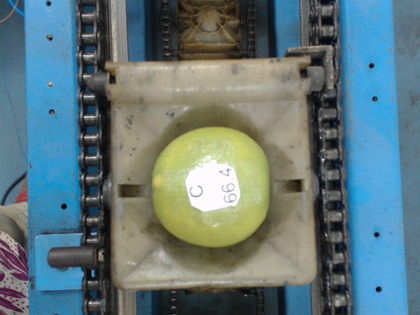
%> input picture imageProc/FinalSingleTableImages/2.bmp, 420 x 315 px, shrunk from 640 x 480 before the run
$ octave FourierHarmonicsprog.m   (GNU Octave 9; MATLAB toolbox functions it lacks are replaced by stand-ins)
%> lines starting %> are read from the running program, lines starting %| are printed output that depends on the picture; in (x1, y1, x2, y2) boxes, pixels count from 0 and x2, y2 are one past the last pixel; in counts of white or black regions, pixels touching at a corner belong together; the program's own positions count from 1
### imageProc/matlab codes/Contourfn.m
function [ a ] = Contourfn ( bw )

%   To find the contour of a b/w image

for i = 1:size(bw,1)-1
    for j = 1:size(bw,2)-1
        if (bw(i,j)==1 && bw(i,j+1)==0)
                a1(i,j)=0;
        elseif (bw(i,j)==0 && bw(i,j+1)==1)
                a1(i,j)=0;
        else
                a1(i,j)=1;
        end
    end
end
for i = 1:size(bw,1)-1
    for j = 1:size(bw,2)-1
        if (bw(i,j)==1 && bw(i+1,j)==0)
                a2(i,j)=0;
        elseif (bw(i,j)==0 && bw(i+1,j)==1)
                a2(i,j)=0;
        else
                a2(i,j)=1;
        end
    end
end

for i = 1:size(bw,1)-1
    for j = 1:size(bw,2)-1
        if (a1(i,j)==0 || a2(i,j)==0)
                a(i,j)=0;
        else
                a(i,j)=1;
        end
    end
end

a = ~a;
a = bwperim(a);
a = bwmorph(a,'thin',Inf);


end

### imageProc/matlab codes/FourierHarmonicsprog.m
I = imread('D:\matlab files\img\Shape\2.bmp');
%> I is the input picture: size 315x420x3 uint8; mean R, G, B 97.9, 120.5, 123.9
gray = rgb2gray(I);
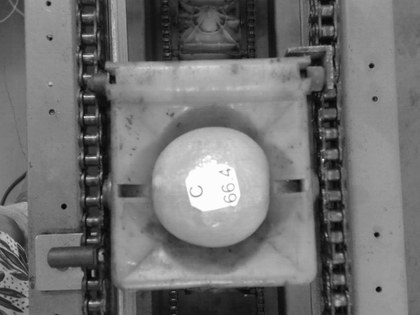
%> gray: size 315x420 uint8; min 7, max 255, mean 114.2
bw = im2bw(gray, 0.77);
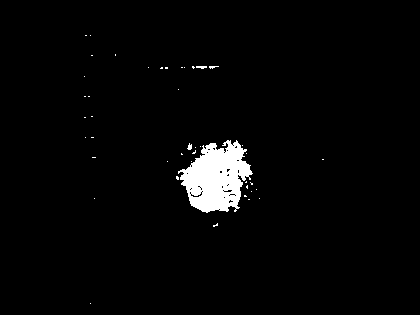
%> bw: size 315x420 logical; 2.7% white; 44 white regions (41 under 20 px), largest, box (x1, y1, x2, y2) and area: (178, 140, 253, 213) 3396, (196, 66, 207, 69) 25, (187, 143, 192, 150) 23
cont = Contourfn(bw);
%> after the loop in Contourfn, `for i = 1:size(bw,1)-1`:
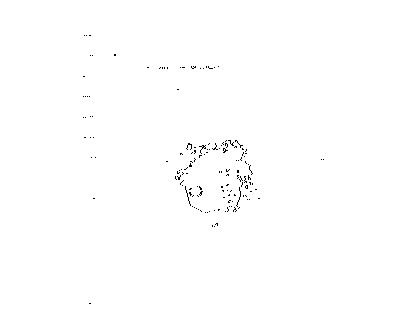
%> a1: size 314x419 double; values 0 (black) and 1 (white), 99.6% white; black in thin lines or dots, all inside (x1, y1, x2, y2) = (83, 35, 324, 304)
%> after the loop in Contourfn, `for i = 1:size(bw,1)-1`:
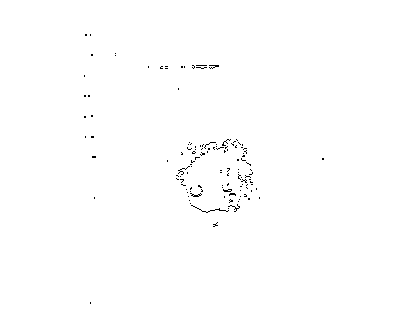
%> a2: size 314x419 double; values 0 (black) and 1 (white), 99.6% white; black in thin lines or dots, all inside (x1, y1, x2, y2) = (84, 34, 324, 304)
%> after the loop in Contourfn, `for i = 1:size(bw,1)-1`:
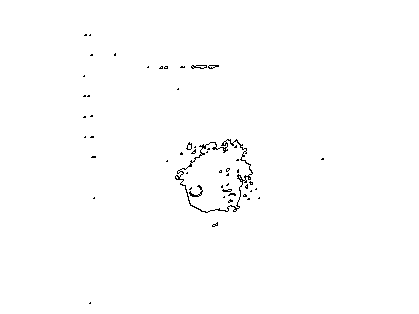
%> a: size 314x419 double; values 0 (black) and 1 (white), 99.3% white; black in thin lines or dots, all inside (x1, y1, x2, y2) = (83, 34, 324, 304)
%> in Contourfn, `a = bwmorph(a,'thin',Inf);`:
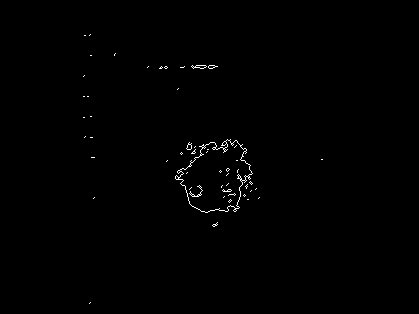
%> a: size 314x419 logical; 0.48% white in thin lines or dots, all inside (x1, y1, x2, y2) = (83, 34, 323, 304)
imshow(cont);

[a b]= find(cont==1);
%> a = 625 values from 35 to 304; b = 625 values from 84 to 323
cont2 = [b a];
%> cont2 = 625 rows, first 12: [84 77; 84 97; 84 118; 85 36; 85 76; 85 97; 85 118; 85 138; 86 36; 86 137; 88 97; 89 97]

N = 256;
x = length(cont2);
%> x = 625
n = linspace(1,x,256);
%> n = 256 values from 1 to 625
n = floor(n);
conn1 = zeros(N,2);
for i = 1:N
    conn1(i,:) = cont2(n(i),:);
end
%> after the loop, conn1 = 256 rows, first 12: [84 77; 84 118; 85 76; 85 138; 86 137; 90 36; 91 35; 91 138; 92 56; 92 158; 93 158; 94 199]

centroid = regionprops(cont,'centroid');
%> centroid = 53 regions; first 5, Centroid: [84.5 76.5], [84.5 97], [84.5 118], [85.5 36], [85.5 137.5]
centroid = centroid.Centroid;
%> centroid = [84.5 76.5]
r1 = zeros(size(conn1,1),1);
for i = 1:size(conn1,1)
    xk = conn1(i,1);
    yk = conn1(i,2);
    r1(i,1) = hypot((xk - centroid(1)),(yk - centroid(2)));
end
%> this loop made 256 passes
%> (xk, yk) on passes 1 to 3: (84, 77), (84, 118), (85, 76)
%> after the loop, r1 = 256 values, max 252.7 at index 256, min 0.707 at index 1, mean 154.5

f = zeros(11,1);

%heuristic shape separator
for u = 1:11,
    xy = 0;
    for k = 1:N
        xy = xy + r1(k)*exp(-2*pi*(u-1)*k/N);
    end
    f(u) = 1/N *xy;
end
%> after the loop, f = [154.5; 16.82; 6.49; 3.53; 2.25; 1.57; 1.16; 0.903; 0.723; 0.594; 0.497]

S1 = 0; S2=0; S3=0;
m = 1;
for l = 1:10
    S1 = S1 + f(l)*l^m;
end
%> this loop made 10 passes
%> S1 on passes 1 to 10: 154.5, 188.1, 207.6, 221.7, 232.9, 242.4, 250.5, 257.7, 264.2, 270.2

m = 2;
for l = 1:10
    S2 = S2 + f(l)*l^m;
end
%> this loop made 10 passes
%> S2 on passes 1 to 10: 154.5, 221.7, 280.2, 336.7, 392.9, 449.3, 506.4, 564.1, 622.7, 682.1

m = 3;
for l = 1:10
    S3 = S3 + f(l)*l^m;
end
%> this loop made 10 passes
%> S3 on passes 1 to 10: 154.5, 289, 464.3, 690.4, 971.3, 1310, 1709.2, 2171.5, 2698.7, 3292.6

S=[S1;S2;S3];
%> S = [270.2; 682.1; 3292.6]

$ run again, with imageProc/FinalSingleTableImages/1.bmp copied over imageProc/FinalSingleTableImages/2.bmp
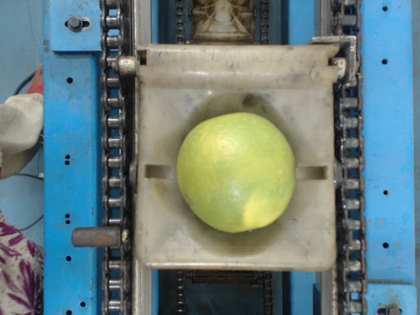
%> input picture imageProc/FinalSingleTableImages/1.bmp, 420 x 315 px, shrunk from 640 x 480 before the run
%> I is the input picture: size 315x420x3 uint8; mean R, G, B 105.3, 127.4, 127.5
%> bw: size 315x420 logical; 3.5% white; 69 white regions (59 under 20 px), largest, box (x1, y1, x2, y2) and area: (200, 116, 274, 197) 2935, (243, 187, 276, 226) 848, (225, 50, 264, 59) 186
%> after the loop in Contourfn, `for i = 1:size(bw,1)-1`:
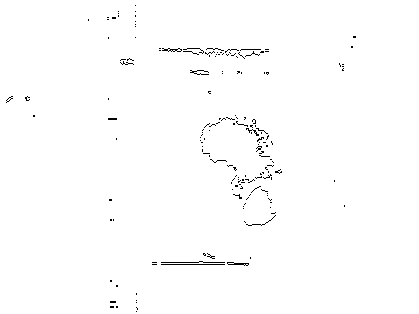
%> a2: size 314x419 double; values 0 (black) and 1 (white), 99.2% white; black in thin lines or dots, all inside (x1, y1, x2, y2) = (6, 5, 356, 312)
%> in Contourfn, `a = bwmorph(a,'thin',Inf);`:
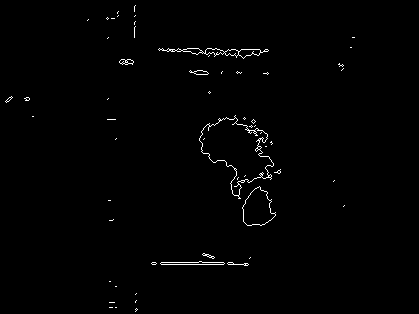
%> a: size 314x419 logical; 0.89% white in thin lines or dots, all inside (x1, y1, x2, y2) = (5, 5, 355, 312)
%> `[a b]= find(cont==1);`: a = 1174 values from 6 to 312; b = 1174 values from 6 to 355
%> cont2 = 1174 rows, first 12: [6 102; 7 101; 7 103; 8 100; 8 102; 9 99; 9 102; 10 98; 10 101; 11 98; 11 100; 12 97]
%> x = 1174
%> n = 256 values from 1 to 1174
%> after the loop `for i = 1:N`: conn1 = 256 rows, first 12: [6 102; 8 102; 11 98; 13 98; 27 100; 29 101; 34 117; 108 20; 109 19; 110 120; 110 308; 111 282]
%> `centroid = regionprops(cont,'centroid');`: centroid = 58 regions; first 5, Centroid: [9.5 100], [27.7 99.6], [33.5 117], [88.5 20.5], [108 19]
%> `centroid = centroid.Centroid;`: centroid = [9.5 100]
%> the loop `for i = 1:size(conn1,1)` made 256 passes
%> (xk, yk) on passes 1 to 3: (6, 102), (8, 102), (11, 98)
%> after the loop `for i = 1:size(conn1,1)`: r1 = 256 values, max 351.8 at index 255, min 2.5 at index 3, mean 224.4
%> after the loop `for u = 1:11,`: f = [224.4; 24.22; 9.25; 4.98; 3.1; 2.08; 1.46; 1.06; 0.788; 0.597; 0.459]
%> the loop `for l = 1:10` made 10 passes
%> S1 on passes 1 to 8: 224.4, 272.8, 300.6, 320.5, 336, 348.4, 358.7, 367.1
%> the loop `for l = 1:10` made 10 passes
%> S2 on passes 1 to 8: 224.4, 321.3, 404.5, 484.2, 561.6, 636.3, 707.9, 775.8
%> the loop `for l = 1:10` made 10 passes
%> S3 on passes 1 to 8: 224.4, 418.2, 667.8, 986.6, 1373.6, 1822.1, 2322.9, 2865.9
%> S = [380.2; 899.3; 4037.1]

$ run again, with imageProc/FinalSingleTableImages/10.bmp copied over imageProc/FinalSingleTableImages/2.bmp
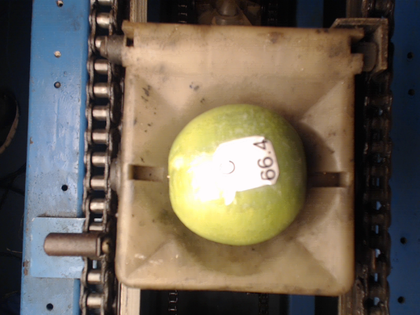
%> input picture imageProc/FinalSingleTableImages/10.bmp, 420 x 315 px, shrunk from 640 x 480 before the run
%> I is the input picture: size 315x420x3 uint8; mean R, G, B 110.3, 100.7, 87
%> bw: size 315x420 logical; 8.2% white; 59 white regions (38 under 20 px), largest, box (x1, y1, x2, y2) and area: (168, 118, 278, 236) 8572, (133, 48, 193, 68) 547, (121, 180, 129, 266) 437
%> after the loop in Contourfn, `for i = 1:size(bw,1)-1`:
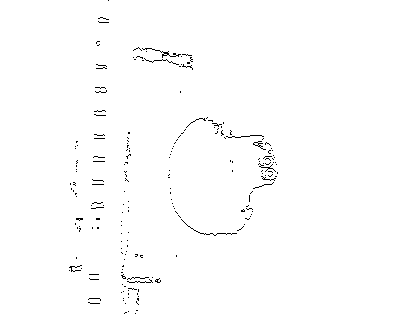
%> a2: size 314x419 double; values 0 (black) and 1 (white), 99.1% white; black in thin lines or dots, all inside (x1, y1, x2, y2) = (69, 0, 278, 314)
%> in Contourfn, `a = bwmorph(a,'thin',Inf);`:
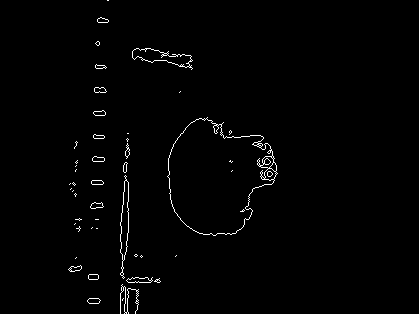
%> a: size 314x419 logical; 1.2% white in thin lines or dots, all inside (x1, y1, x2, y2) = (68, 0, 278, 314)
%> `[a b]= find(cont==1);`: a = 1581 values from 1 to 314; b = 1581 values from 69 to 278
%> cont2 = 1581 rows, first 12: [69 270; 70 185; 70 269; 70 271; 71 184; 71 190; 71 268; 71 270; 71 272; 72 189; 72 267; 72 269]
%> x = 1581
%> n = 256 values from 1 to 1581
%> after the loop `for i = 1:N`: conn1 = 256 rows, first 12: [69 270; 71 268; 72 271; 74 183; 75 149; 75 272; 76 185; 76 259; 77 146; 77 220; 78 161; 79 229]
%> `centroid = regionprops(cont,'centroid');`: centroid = 49 regions; first 5, Centroid: [75.5 269.3], [70.5 184.5], [71.5 189.5], [74.5 184.5], [73.5 191.5]
%> `centroid = centroid.Centroid;`: centroid = [75.55 269.3]
%> the loop `for i = 1:size(conn1,1)` made 256 passes
%> (xk, yk) on passes 1 to 3: (69, 270), (71, 268), (72, 271)
%> after the loop `for i = 1:size(conn1,1)`: r1 = 256 values, max 251.9 at index 54, min 2.73 at index 6, mean 142.3
%> after the loop `for u = 1:11,`: f = [142.3; 13.64; 5.52; 3.12; 2.05; 1.48; 1.13; 0.894; 0.729; 0.606; 0.511]
%> the loop `for l = 1:10` made 10 passes
%> S1 on passes 1 to 8: 142.3, 169.6, 186.2, 198.6, 208.9, 217.7, 225.6, 232.8
%> the loop `for l = 1:10` made 10 passes
%> S2 on passes 1 to 8: 142.3, 196.9, 246.6, 296.4, 347.7, 400.8, 455.9, 513.2
%> the loop `for l = 1:10` made 10 passes
%> S3 on passes 1 to 8: 142.3, 251.5, 400.4, 599.9, 856.1, 1174.7, 1561, 2018.7
%> S = [245.4; 632.8; 3156.2]

$ run again, with imageProc/FinalSingleTableImages/11.bmp copied over imageProc/FinalSingleTableImages/2.bmp
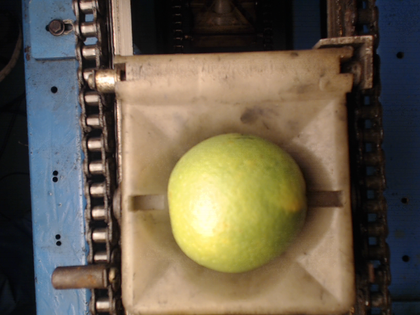
%> input picture imageProc/FinalSingleTableImages/11.bmp, 420 x 315 px, shrunk from 640 x 480 before the run
%> I is the input picture: size 315x420x3 uint8; mean R, G, B 103.7, 94.1, 76.8
%> bw: size 315x420 logical; 5.4% white; 55 white regions (34 under 20 px), largest, box (x1, y1, x2, y2) and area: (169, 155, 241, 259) 5555, (125, 224, 133, 296) 364, (96, 75, 116, 86) 167
%> after the loop in Contourfn, `for i = 1:size(bw,1)-1`:
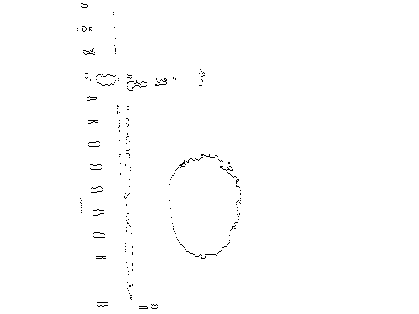
%> a2: size 314x419 double; values 0 (black) and 1 (white), 99.4% white; black in thin lines or dots, all inside (x1, y1, x2, y2) = (77, 3, 241, 309)
%> in Contourfn, `a = bwmorph(a,'thin',Inf);`:
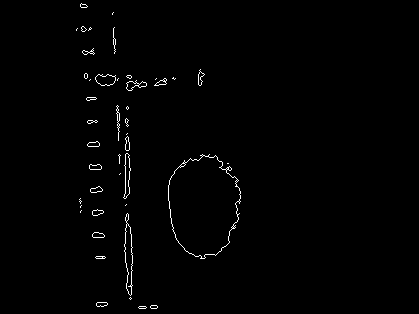
%> a: size 314x419 logical; 0.96% white in thin lines or dots, all inside (x1, y1, x2, y2) = (76, 3, 241, 309)
%> `[a b]= find(cont==1);`: a = 1261 values from 4 to 309; b = 1261 values from 77 to 241
%> cont2 = 1261 rows, first 12: [77 30; 77 31; 78 29; 80 200; 80 202; 81 5; 81 6; 81 7; 81 199; 81 201; 81 203; 81 204]
%> x = 1261
%> n = 256 values from 1 to 1261
%> after the loop `for i = 1:N`: conn1 = 256 rows, first 12: [77 30; 80 202; 81 201; 81 212; 82 29; 83 5; 83 52; 84 32; 85 28; 85 76; 86 29; 86 79]
%> `centroid = regionprops(cont,'centroid');`: centroid = 44 regions; first 5, Centroid: [77.3 30], [80.9 201.6], [84.1 6.4], [81.3 207], [81.3 212]
%> `centroid = centroid.Centroid;`: centroid = [77.33 30]
%> the loop `for i = 1:size(conn1,1)` made 256 passes
%> (xk, yk) on passes 1 to 3: (77, 30), (80, 202), (81, 201)
%> after the loop `for i = 1:size(conn1,1)`: r1 = 256 values, max 289.5 at index 180, min 0.333 at index 1, mean 163.4
%> after the loop `for u = 1:11,`: f = [163.4; 17.36; 7.03; 4.12; 2.87; 2.22; 1.83; 1.57; 1.39; 1.24; 1.12]
%> the loop `for l = 1:10` made 10 passes
%> S1 on passes 1 to 8: 163.4, 198.1, 219.2, 235.6, 250, 263.3, 276.2, 288.8
%> the loop `for l = 1:10` made 10 passes
%> S2 on passes 1 to 8: 163.4, 232.8, 296.1, 362, 433.8, 513.8, 603.6, 704.4
%> the loop `for l = 1:10` made 10 passes
%> S3 on passes 1 to 8: 163.4, 302.2, 492.1, 755.6, 1114.6, 1594.7, 2223.8, 3029.8
%> S = [313.7; 940.9; 5282.2]
